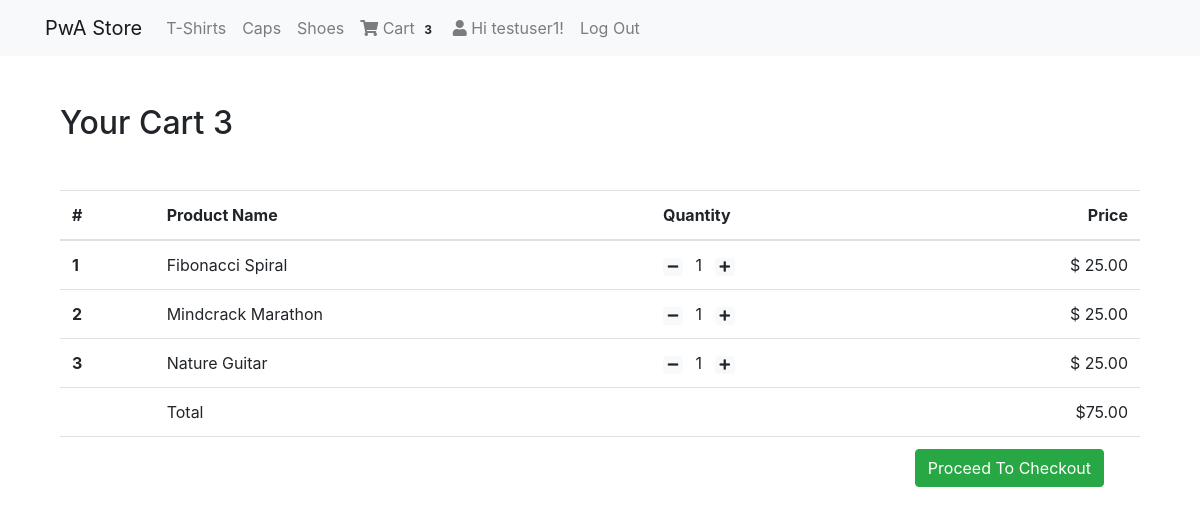
The app's page /cart/ (signed in) with its own data.
### cart/models.py (models this page shows, shortened)
class Cart(models.Model):
    user = models.ForeignKey(User, on_delete=models.CASCADE)
    item = models.ForeignKey(Product, on_delete=models.CASCADE)
    quantity = models.IntegerField(default=1)
    created = models.DateTimeField(auto_now_add=True)
    def get_total(self):
        total = self.item.price * self.quantity
        return total
    @classmethod
    def get_cart_quantity(cls,user):
        total_quantity = 0
        items = Cart.objects.filter(user=user)
        if items.exists():
            for item in items:
                total_quantity += item.quantity
        return total_quantity
    @classmethod
    def get_cart_sum(cls,user):
        sum = 0.0
        items = Cart.objects.filter(user=user)
        if items.exists():
            for item in items:
                sum += item.get_total()
        return sum

### products/models.py (models this page shows, shortened)
class  Product(models.Model):
    mainimage = models.ImageField(upload_to='products/', blank=True)
    name = models.CharField(max_length=300)
    slug = models.SlugField()
    category = models.ForeignKey(Category, on_delete=models.CASCADE)
    preview_text = models.TextField(max_length=200, verbose_name='Preview Text')
    detail_text = models.TextField(max_length=1000, verbose_name='Detail Text')
    price = models.FloatField()
    featured = models.BooleanField(default=False) # PwA 2.0

### cart/views.py (the view)
# urls.py: path('cart/', CartListView.as_view(), name='cart-home'),
class CartListView(LoginRequiredMixin,ListView): # new
    model = Cart
    template_name = 'cart/home.html'
    context_object_name = 'cart_list'
    def get_queryset(self):
        return Cart.objects.filter(user=self.request.user)

### cart/templatetags/cart_tag.py (called while the page is built)
@register.filter
def cart_total_quantity(user):
    return Cart.get_cart_quantity(user)

@register.filter
def cart_total_sum(user):
    return Cart.get_cart_sum(user)

### templates/cart/home.html
{% extends 'base.html' %}
{% load cart_tag %}
{% block content %}
        <div class="container my-5">
            <div class="my-5">
                <h2>Your Cart {{ request.user| cart_total_quantity }}</h2>
            </div>
            <table class="table table-hover">
                <thead>
                    <tr>
                        <th scope="col">#</th>
                        <th scope="col">Product Name</th>
                        <th scope="col">Quantity</th>
                        <th scope="col" style='text-align: right;'>Price</th>
                    </tr>
                </thead>
                <tbody>
                    {% for cart in cart_list %}
                    <tr>
                        <th scope="row">{{ forloop.counter }}</th>
                        <td>{{ cart.item.name }}</td>
                        <td>
                            <a class="mr-2" href="{% url 'mainapp:decrease-cart' cart.item.slug %}"><span class="badge badge-light"><i class="fas fa-minus"></i></span></a>
                            {{ cart.quantity }}
                            <a class="ml-2" href="{% url 'mainapp:increase-cart' cart.item.slug %}" ><span class="badge badge-light"><i class="fas fa-plus"></i></span></a>
                        </td>
                        <td style='text-align: right;'>$ {{ cart.get_total | floatformat:2 }} </td>
                    </tr>
                    {% endfor %}
                    <tr>
                        <th scope="row"></th>
                        <td colspan="2">Total</td>
                        <td style='text-align: right;'>${{ request.user | cart_total_sum | floatformat:2 }}</td>
                    </tr>
                    {% if  cart_list.count > 0 %}
                    <tr>
                        <th scope="row"></th>
                        <td colspan="3" class="text-right ">
                            <form method="get" action="{% url 'mainapp:create-order' %}">
                                <button class="btn btn-success mr-4">Proceed To Checkout</button>
                            </form>
                        </td>
                    </tr>
                    {% endif %}
                </tbody>
            </table>
        </div>
{% endblock %}

### templates/navbar.html (shortened to what this page needs)
{% load cart_tag %}
<nav class="navbar navbar-expand-lg navbar-light bg-light">
  <div class="container">
  <a class="navbar-brand" href="/">PwA Store</a>
  <div class="collapse navbar-collapse" id="navbarNav">
    <ul class="navbar-nav">
      <li {% if request.path == 'contact' %}class="nav-item active"{% else %}class="nav-item"{% endif %}>
        <a class="nav-link" href="{% url 'mainapp:products' category='T-Shirt' %}">T-Shirts <span class="sr-only">(current)</span></a>
      </li>
      <li class="nav-item">
        <a class="nav-link" href="{% url 'mainapp:products' category='Cap' %}">Caps</a>
      </li>
      <li class="nav-item">
        <a class="nav-link" href="{% url 'mainapp:products' category='Shoes' %}">Shoes</a>
      </li>
      {% if request.user.is_authenticated %}
      <li class="nav-item">
        <a class="nav-link" href="{% url 'mainapp:cart-home' %}">
          <i class="fa fa-shopping-cart"></i> Cart
          <span class="badge badge-light">{{ request.user| cart_total_quantity }}</span>
        </a>
      </li>
       <li class="nav-item">
        <a class="nav-link" href="">
          <i class="fas fa-user"></i> Hi {{ request.user.username }}!
        </a>
      </li>
      <li class="nav-item">
        <a class="nav-link" href="{% url 'logout' %}"> Log Out</a>
      </li>
      {% endif %}
    </ul>
  </div>
  </div>
</nav>

### records on screen
Cart: item.name "Fibonacci Spiral", quantity "1", get_total "25.00"
Cart: item.name "Mindcrack Marathon", quantity "1", get_total "25.00"
Cart: item.name "Nature Guitar", quantity "1", get_total "25.00"

### other values on screen
{{ request.user| cart_total_quantity }} "3"
{{ request.user.username }} "testuser1"
{{ request.user | cart_total_sum | floatformat:2 }} "75.00"
